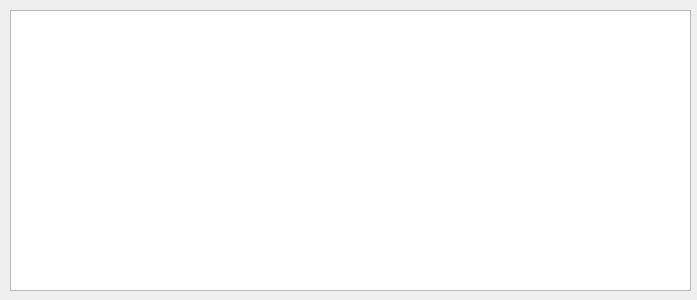
<?xml version="1.0" encoding="UTF-8"?>
<ui version="4.0">
 <class>Animation</class>
 <widget class="QWidget" name="Animation">
  <property name="geometry">
   <rect>
    <x>0</x>
    <y>0</y>
    <width>697</width>
    <height>300</height>
   </rect>
  </property>
  <property name="windowTitle">
   <string>Анимация</string>
  </property>
  <widget class="QGraphicsView" name="graphicsView">
   <property name="geometry">
    <rect>
     <x>10</x>
     <y>10</y>
     <width>681</width>
     <height>281</height>
    </rect>
   </property>
  </widget>
 </widget>
 <resources/>
 <connections/>
</ui>
